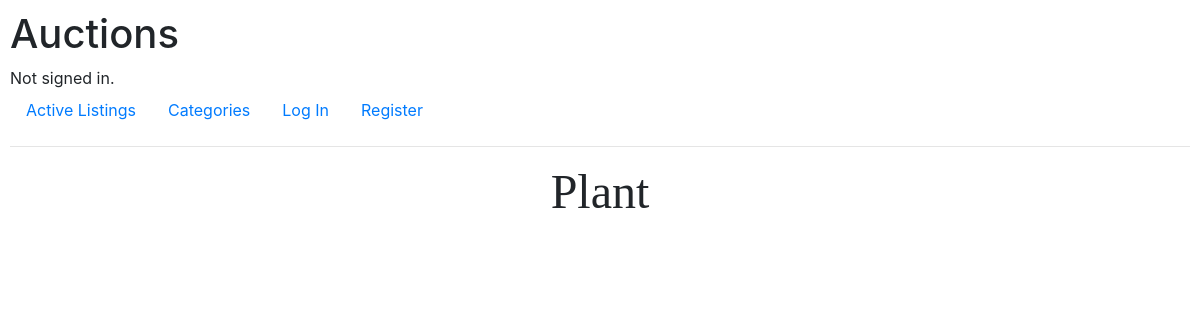
/category/Plant, run on an earlier commit of the app's database.
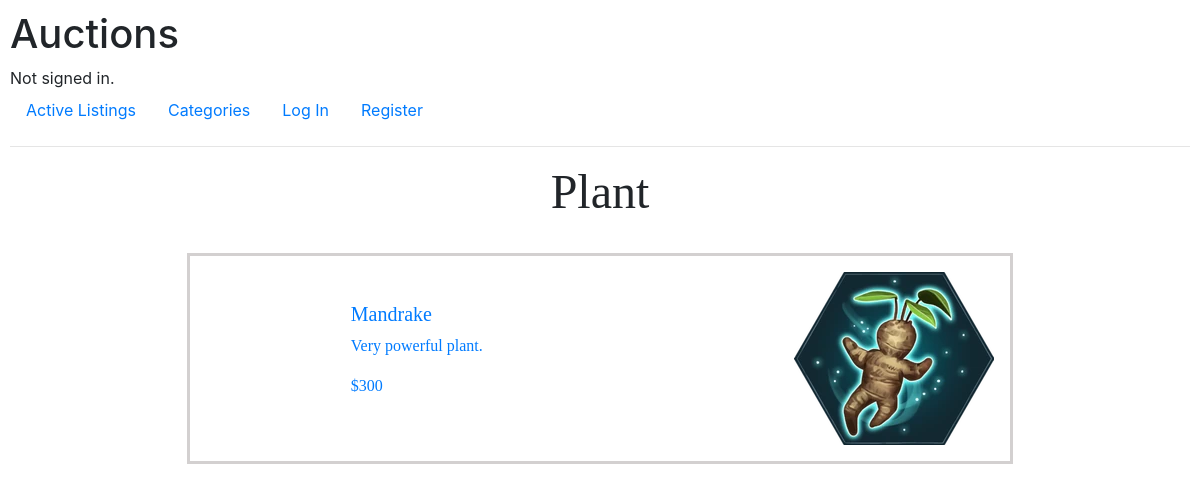
And on a later commit of the database.
### auctions/models.py (models this page shows, shortened)
class Auction(models.Model):
    title = models.CharField(max_length=64)
    price = models.IntegerField()
    vendor = models.CharField(max_length=64)
    description = models.CharField(max_length=512)
    image = models.ImageField(upload_to='images',default="Empty")
    category = models.CharField(max_length=64, default="Empty")
    active = models.BooleanField(default=True)
    winner = models.CharField(max_length=64, default="Empty")

### auctions/views.py (the view)
# urls.py: path("category/<str:category>", views.category, name="category"),
def category(request, category):
    category_list = Auction.objects.filter(category=category)
    return render(request, "auctions/category.html",{
        "category_list" : category_list,
        "category" : category,
    })

### auctions/templates/auctions/category.html
{% extends "auctions/layout.html" %} {% block body %}
<h2 class="page-title">{{category}}</h2>
   {% for item in category_list %}
   <div class="item container-fluid">
      <div class="item-text-cont col-5" >
        <a class="item-link" href="/item/{{item.title}}">
          <h5 class="item-title">{{ item.title }}</h5>
        <p class="item-description">{{item.description }}</p>
        <p class="item-price">${{item.price }}</p>
      </a>
      </div>
      <div class="item-imgcol-5">
         {% if item.image == "Empty" %}
         <img class="item-img img-fluid" src="/static/media/images/sorry.jpeg">
         {% else %}
         <img class="item-img img-fluid" src="/static/media/{{item.image}}">
         {% endif %}
     </div>
    </div>
   {% endfor %}
{% endblock %}

What changed in the data, as far as the page shows it:
added Auction: category "Plant", title "Mandrake", description "Very powerful plant.", price "300", image (picture)
Also different on the page:
{{ category }}: "Plant" → (not shown)
